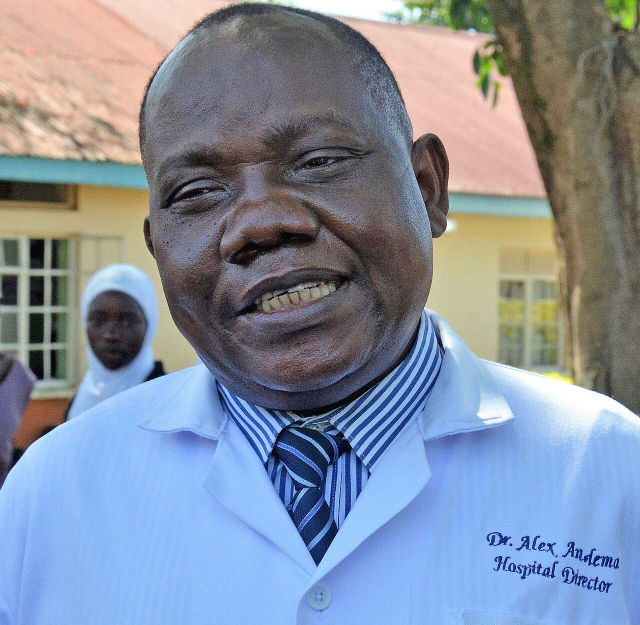
#> input picture testdata/photos/p01.jpg, 1280 x 1249 px (shown at 1/2 size); its folder holds only this picture in this run
$ python make_fixtures.py ../../testdata/photos/p01.jpg
#> lines starting #> are read from the running program, lines starting #| are printed output that depends on the picture
"""Builds browser-test fixtures into the directory given as argv[1]. Needs Pillow + numpy.
f12_p3.jpg   4032x3024 portrait-derived photo with saturated colour bars, Display P3 profile
f12_o6.jpg   same size, EXIF orientation 6 (needs a 90-degree turn on load)
f48_p3.jpg   8000x6000 synthetic stress photo (stand-in until the real 54 MP original is fetched)
"""
import struct, sys, os, glob
import numpy as np
from PIL import Image

out = sys.argv[1]; os.makedirs(out, exist_ok=True)
root = os.path.join(os.path.dirname(__file__), '..', '..')

def p3_icc():
    def s15(v): return struct.pack('>i', int(round(v * 65536)))
    def xyz(x, y, z): return b'XYZ ' + b'\0' * 4 + s15(x) + s15(y) + s15(z)
    g, a, b, c, d = 2.4, 1 / 1.055, 0.055 / 1.055, 1 / 12.92, 0.04045
    para = b'para' + b'\0' * 4 + struct.pack('>HH', 3, 0) + b''.join(s15(v) for v in (g, a, b, c, d))
    text = b'Display P3'
    desc = b'desc' + b'\0' * 4 + struct.pack('>I', len(text) + 1) + text + b'\0' + b'\0' * (4 + 4 + 2 + 1 + 67)
    cprt = b'text' + b'\0' * 4 + b'Public Domain\0'
    tags = [(b'desc', desc), (b'wtpt', xyz(0.9642, 1.0, 0.8249)), (b'rXYZ', xyz(0.5151, 0.2412, -0.0011)),
            (b'gXYZ', xyz(0.2920, 0.6922, 0.0419)), (b'bXYZ', xyz(0.1571, 0.0666, 0.7841)),
            (b'rTRC', para), (b'gTRC', para), (b'bTRC', para), (b'cprt', cprt)]
    def pad(x): return x + b'\0' * (-len(x) % 4)
    table = b''; body = b''; off = 128 + 4 + 12 * len(tags)
    # share the TRC data for r/g/b
    seen = {}
    for sig, data in tags:
        data = pad(data)
        if data in seen: o = seen[data]
        else: o = off + len(body); seen[data] = o; body += data
        table += sig + struct.pack('>II', o, len(data))
    size = 128 + 4 + len(table) + len(body)
    hdr = struct.pack('>I4sI4s4s4s', size, b'', 0x02400000, b'mntr', b'RGB ', b'XYZ ')
    hdr += struct.pack('>12s', b'\0' * 12) + b'acsp' + b'\0' * 4 + b'\0' * 4 + b'\0' * 4 + b'\0' * 4 + b'\0' * 8 + struct.pack('>I', 0) + struct.pack('>iii', 63190, 65536, 54061) + b'\0' * 4 + b'\0' * 16 + b'\0' * 28
    hdr = hdr[:128].ljust(128, b'\0')
    return hdr + struct.pack('>I', len(tags)) + table + body

icc = p3_icc()
src = Image.open(sorted(glob.glob(os.path.join(root, 'testdata/photos/p*.jpg')))[0]).convert('RGB')
#> src is the input picture: PIL image 1280x1249 RGB; mean R, G, B 132.4, 142.5, 158.8

def make(w, h):
#> called with w = 4032, h = 3024
    base = src.resize((w, h), Image.LANCZOS)
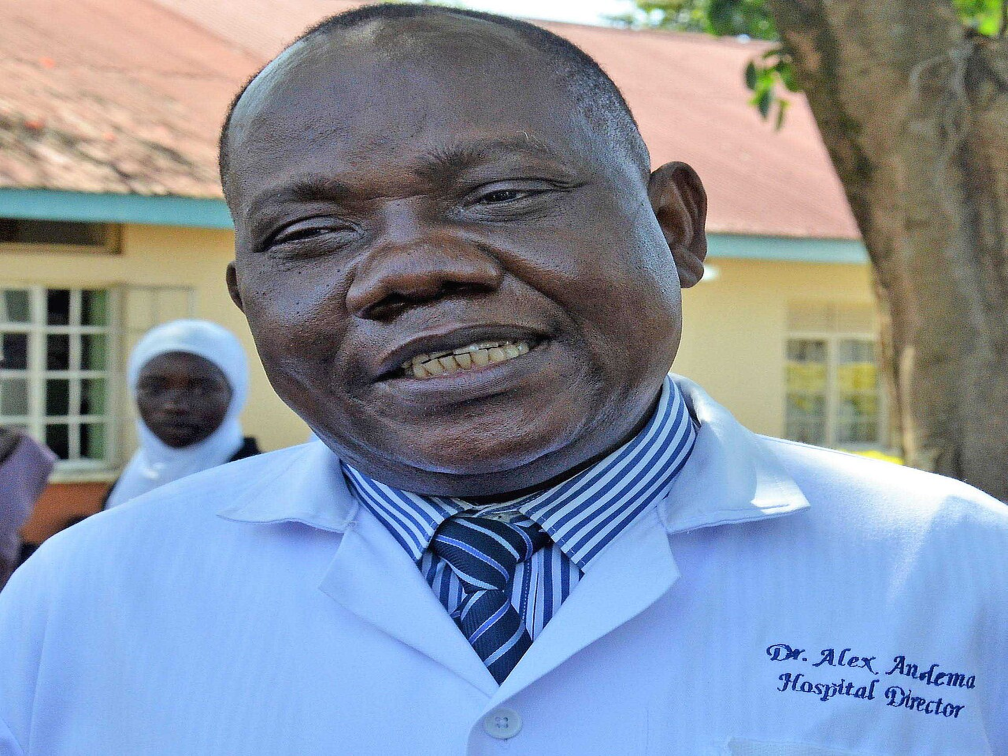
#> base: PIL image 4032x3024 RGB (shown at 1/4 size); mean R, G, B 132.4, 142.5, 158.8
    a = np.asarray(base).copy()
    # saturated bars along the bottom so wide-gamut values exist
    bars = [(255, 0, 0), (0, 255, 0), (0, 0, 255), (255, 255, 0), (0, 255, 255), (255, 0, 255), (128, 128, 128), (255, 255, 255)]
    bh = h // 12; bw = w // len(bars)
    for i, c in enumerate(bars): a[h - bh:, i * bw:(i + 1) * bw] = c
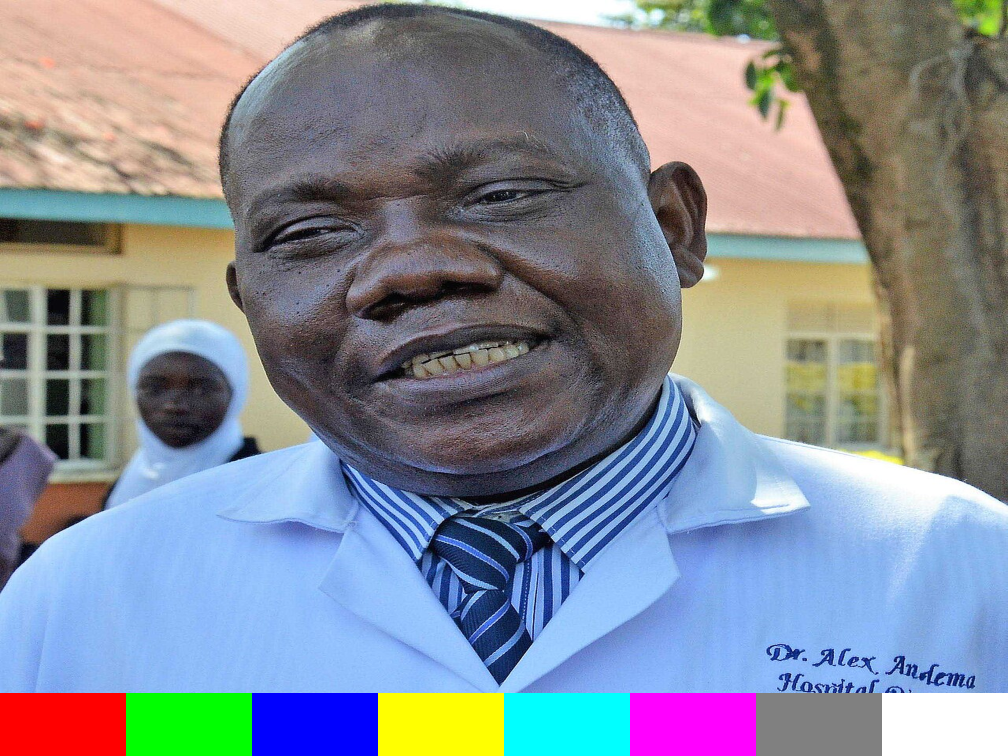
#> a: shape (3024, 4032, 3) (shown at 1/4 size); mean R, G, B 133.1, 139.7, 150.7
    # fine texture so tile seams show
    yy, xx = np.mgrid[0:min(h, 400), 0:min(w, 400)]
    a[:min(h, 400), :min(w, 400)] = ((xx // 8 + yy // 8) % 2 * 255)[..., None]
    return Image.fromarray(a)

make(4032, 3024).save(os.path.join(out, 'f12_p3.jpg'), quality=92, icc_profile=icc)
ex = Image.Exif(); ex[0x0112] = 6
make(4032, 3024).save(os.path.join(out, 'f12_o6.jpg'), quality=92, exif=ex)
make(8000, 6000).save(os.path.join(out, 'f48_p3.jpg'), quality=90, icc_profile=icc)
#> (the run stopped early here; a loop or call above may not have finished)

$ run again, on testdata/photos/p05.jpg
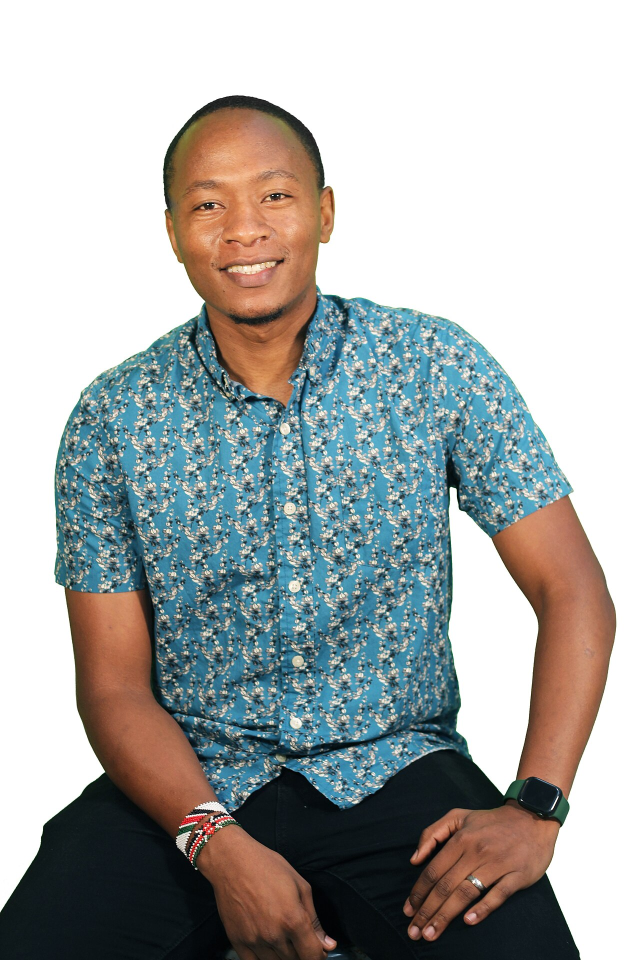
#> input picture testdata/photos/p05.jpg, 1280 x 1920 px (shown at 1/2 size)
#> src is the input picture: PIL image 1280x1920 RGB; mean R, G, B 168.9, 172.1, 171
#> in make, `base = src.resize((w, h), Image.LANCZOS)`:
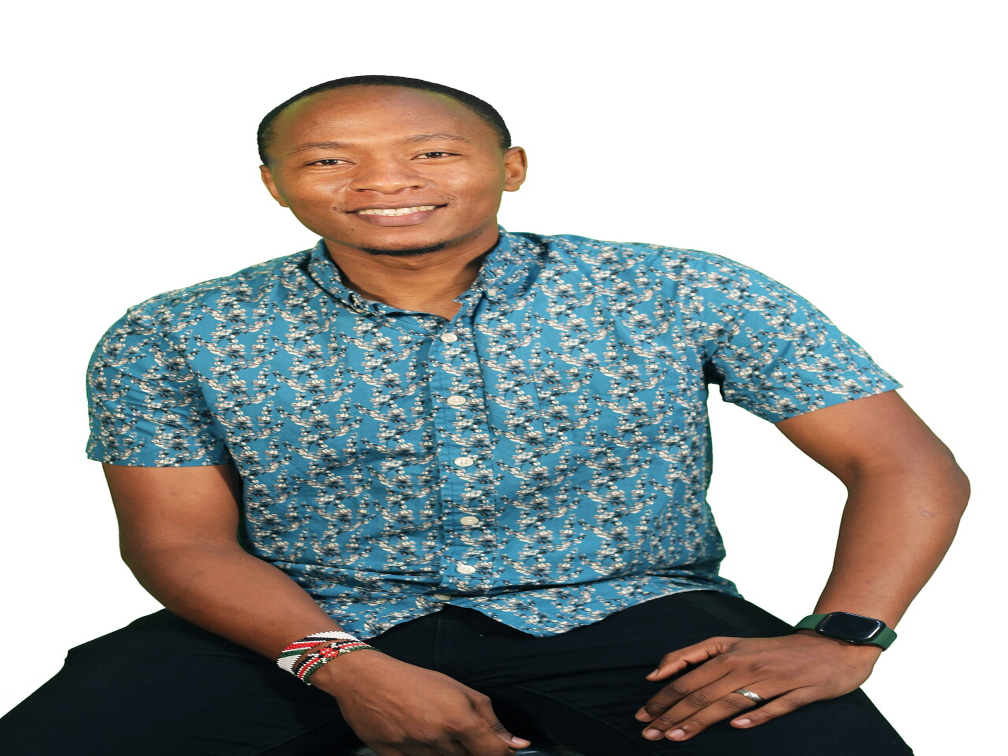
#> base: PIL image 4032x3024 RGB (shown at 1/4 size); mean R, G, B 168.9, 172.1, 171
#> after the loop in make, `for i, c in enumerate(bars): a[h - bh:, i * bw:(i + 1) * bw] = c`:
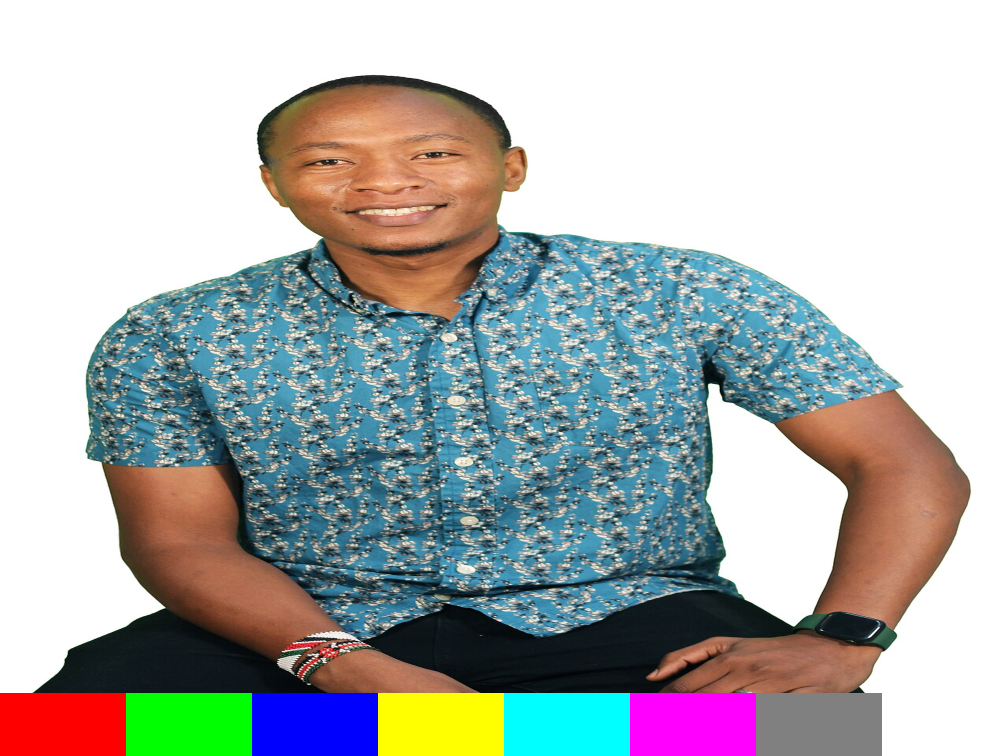
#> a: shape (3024, 4032, 3) (shown at 1/4 size); mean R, G, B 175.3, 179, 178.1
#> base: PIL image 8000x6000 RGB

$ run again, on testdata/photos/p06.jpg
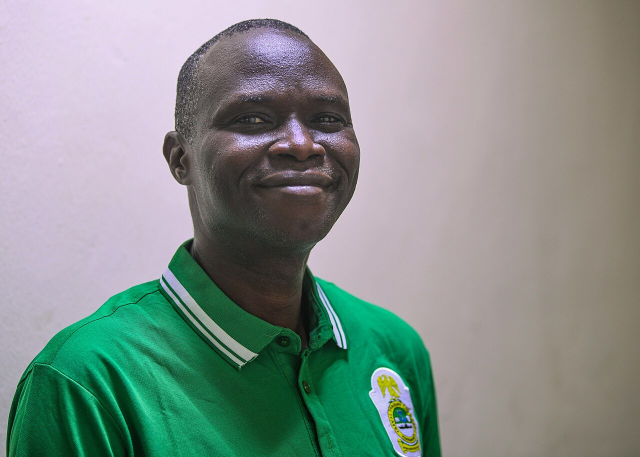
#> input picture testdata/photos/p06.jpg, 1280 x 914 px (shown at 1/2 size)
#> src is the input picture: PIL image 1280x914 RGB; mean R, G, B 133.2, 145, 139.5
#> in make, `base = src.resize((w, h), Image.LANCZOS)`:
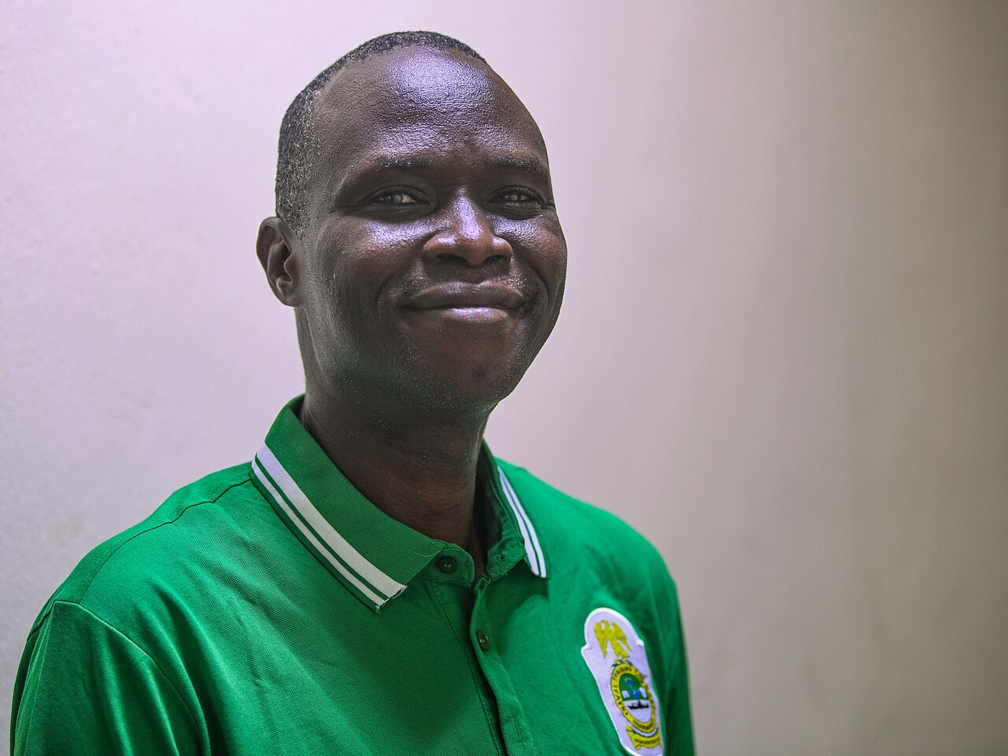
#> base: PIL image 4032x3024 RGB (shown at 1/4 size); mean R, G, B 133.3, 145, 139.5
#> after the loop in make, `for i, c in enumerate(bars): a[h - bh:, i * bw:(i + 1) * bw] = c`:
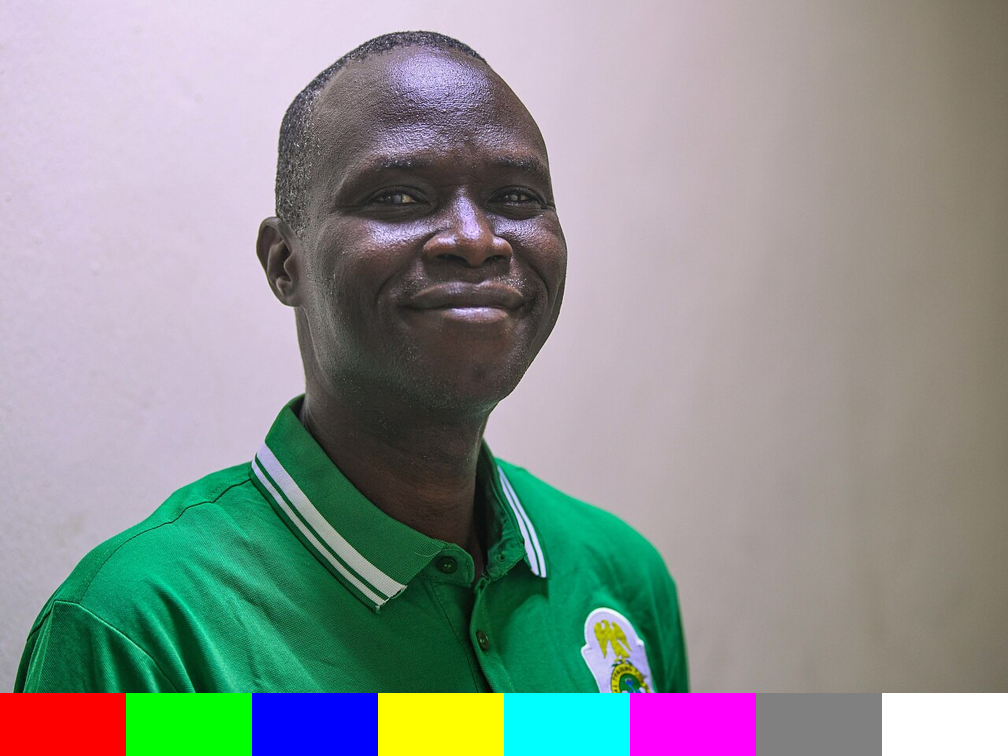
#> a: shape (3024, 4032, 3) (shown at 1/4 size); mean R, G, B 140.4, 147.4, 144.4
#> base: PIL image 8000x6000 RGB
